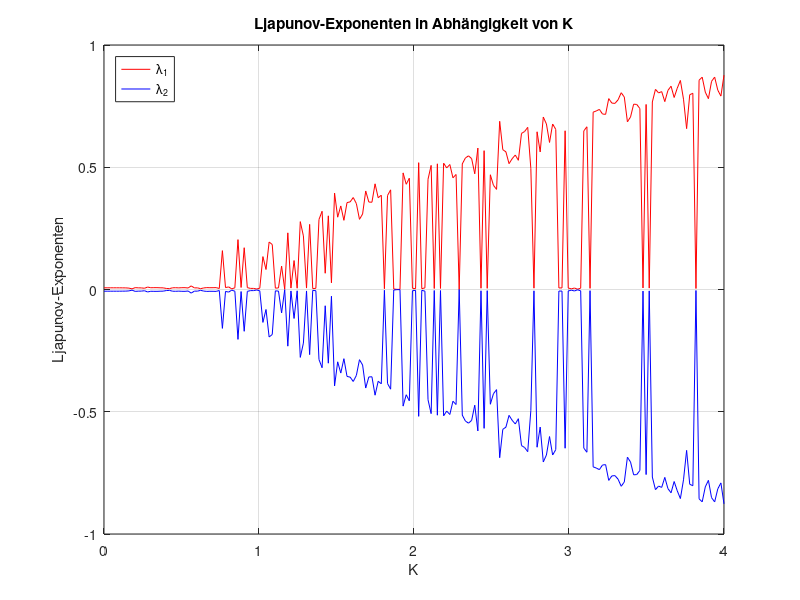

Write the MATLAB code that produced this figure.
%Ljapunov Exponenten

K_vals = linspace(0, 4, 200);
N = 1000;
lambda1 = zeros(size(K_vals));
lambda2 = zeros(size(K_vals));

for idx = 1:length(K_vals)
    K = K_vals(idx);
    I = rand()*2*pi;
    theta = rand()*2*pi;
    Q = eye(2);

    sumLogR11 = 0;
    sumLogR22 = 0;

    for n = 1:N
        % Ableitungsmatrix DF
        DF = [1, K*cos(theta); 1, 1 + K*cos(theta)];
        A = DF * Q;
        [Q, R] = qr(A);
        sumLogR11 = sumLogR11 + log(abs(R(1,1)));
        sumLogR22 = sumLogR22 + log(abs(R(2,2)));

        I = mod(I + K*sin(theta), 2*pi);
        theta = mod(theta + I, 2*pi);
    end
    
    lambda1(idx) = sumLogR11 / N;
    lambda2(idx) = sumLogR22 / N;
end

figure;
plot(K_vals, lambda1, '-r', K_vals, lambda2, '-b');
xlabel('K');
ylabel('Ljapunov-Exponenten');
legend('\lambda_1', '\lambda_2', 'Location','northwest');
title('Ljapunov-Exponenten in Abhängigkeit von K');
grid on;

